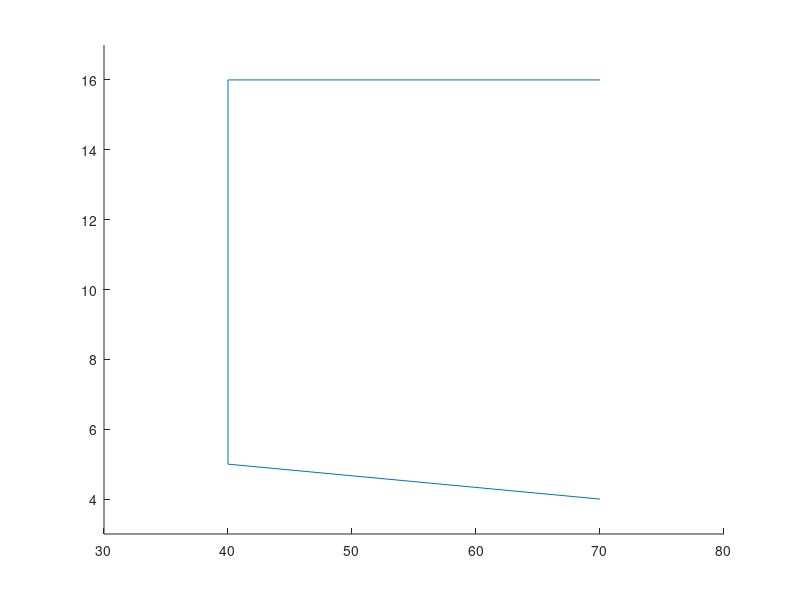

Write the MATLAB code that produced this figure. (Note: this script raises an error after producing the figure.)
%% KMLline_tutorial  tutorial for KMLline
%
% This tutorial explains KMLline

%% A simple case
% The best documented function in the toolbox is KML line
% For the most it works just like matlab line, except that a lot of extra
% options are available via keyword value pairs.
%% 
% Just a simple case, some lat an lon data. To see approximately what we
% will get, use the matlab function line. 

lat = [70 40 40 70];
lon = [4,5,16,16];

line(lat,lon);
axis([30 80 3 17])

%%
% KMLline works just like line, except that one has to save the output
% file, and open that in Google Earth to view the result. Alternatively,
% you can assign the location to save the file as a keyword/value pair.

fname = 'line.kml';
KMLline(lat,lon,'fileName',fname);

%%
% 
% <<prerendered_images/KML_line1.jpg>>
% 
%% 3D lines
% matlab can also draw 3 dimensional lines

lon = 0:.1:360;
lat = linspace(0,90,size(lon,2));
z  = (1+sind(lon*50))*1e5;
clf;
line(lat,lon,z)
view([-3 88])

%%
% and so can KMLline

KMLline(lat,lon,z,'fileName',fname);

%%
% 
% <<prerendered_images/KML_line2.jpg>>
% 
%% Multiple lines
% Matlab can draw multiple lines at once

[lat,lon] = meshgrid(90:-10:-90,0:.5:360);
z  = (1+sind(lon*50))*1e5;
clf;
line(lat,lon,z)
view([66 89])

%%
% and so can KMLline

KMLline(lat,lon,z,'fileName',fname);

%%
% 
% <<prerendered_images/KML_line3.jpg>>
% 
%% Grids
% We can also add the transposed lines 

line(lat',lon',z')
axis([-10 30 10 30 0 1e5])
axis off

%%
% And so can KMLline. Save with a different name as the previous KML
% file and open both in Google Earth.
% Also, we set the 'fill' property to false

KMLline(lat',lon',z','fileName',fname,'fill',false);

%%
% 
% <<prerendered_images/KML_line4.jpg>>
% 

%% Advanced options
% Finally, here is an example of how to make some more complex output,
% using additional keyoword value pairs

%%
% To get an idea of different options, just call the function without
% arguments.

KMLline

%%
% We will generate some data, and specify a variety of input arguments.
% Note the repetition of inputs that are smaller than the number of lines.
% This allows one to make patterns in the output.

[lat,lon] = meshgrid(30:.1:35,0:.1:5);
z  = 1000*abs(peaks(51));

OPT = KMLline(lat,lon,z,'fileName',...
    fname,'fillColor',jet(5),'fillAlpha',[1 0 1 0 1],...
    'lineColor',[0 0 1],'lineWidth',[0 1 2 4 2 1],'lineAlpha',linspace(0,1,51));

%%
% 
% <<prerendered_images/KML_line5.jpg>>
% 

%%
% To understand how this works, evaluate the OPT

var2evalstr(OPT)

%%
% Notice how there are only five distinct fill styles, but 51 unique line
% styles.